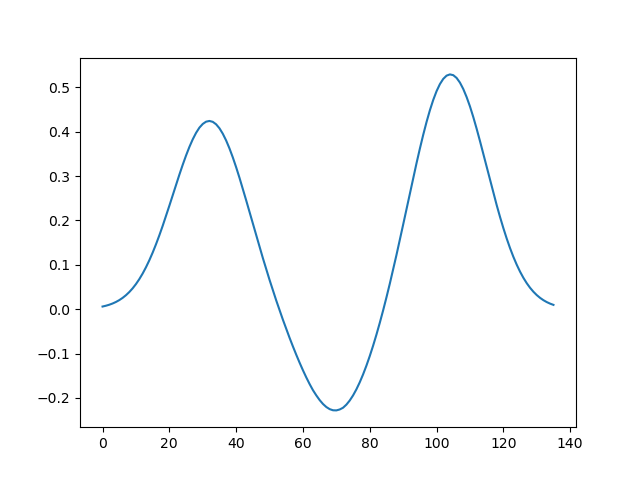

Write the Python code that produced this figure.
import pywt
import numpy as np
import matplotlib.pyplot as plt

brightness = 1
std = 0.1

g = lambda x, std: np.random.normal(x, std)

s = lambda x: np.random.uniform(x[0], x[1])

selector = np.random.random()
if selector > 0.7: # 30% SP
    period = s([0.1, 2])
elif selector > 0.2: # 50% MP
    period = s([2, 100])
else: # 20% LP
    period = s([100, 400])

selector = np.random.random()
max_amp = s([3*std/brightness, 0.75])

gridres = 110
grid = np.zeros(gridres)

windowsize = gridres // 2.7

modifier = windowsize * 6
filt = (1 / np.sqrt(np.pi*modifier)) * np.exp(-(1 / modifier)*np.arange(-windowsize, windowsize)**2)
# filt[:int(windowsize)] += 0.001
# if selector > 0.4: # 60% mountainrange waveform
n_peaks = int(np.abs(g(0,4)) + 2)

centers = []
for i in range(n_peaks):
    centers.append(int(s([gridres*i / n_peaks + windowsize/2, gridres*(i+1) / n_peaks - windowsize/2])))
heights = [(-1)**k * s([0, max_amp]) for k in range(n_peaks)] 
grid[centers] = heights

padding = np.zeros(int(windowsize//3))
grid = np.concatenate((padding, grid, padding))

grid = np.convolve(grid, filt, mode="same")
# relative to eachother peaks. Biggest peak can be 4.5 times bigger than smallest
# Also alternates signs with (-1)**k

grid = grid * max_amp / np.max(np.abs(grid)) # rescale to max_amp

plt.plot(grid)
plt.savefig("test.png")